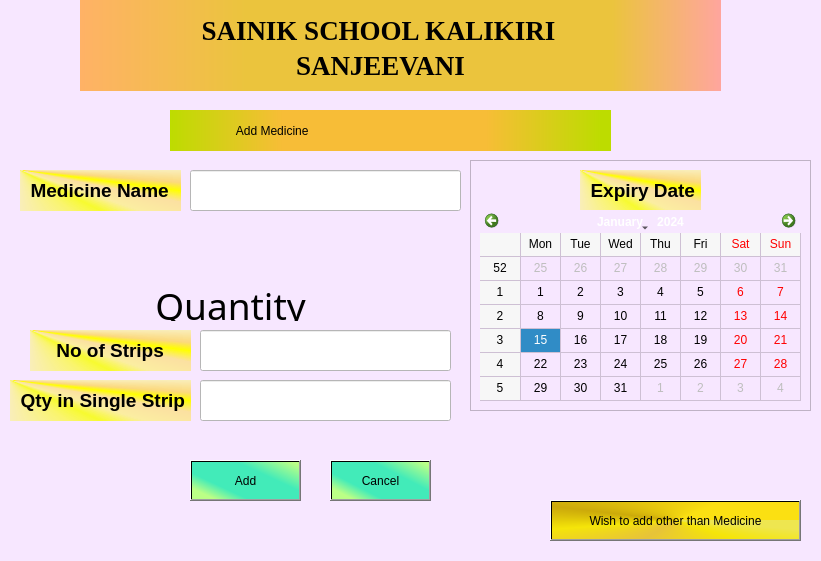
<?xml version="1.0" encoding="UTF-8"?>
<ui version="4.0">
 <class>add_medicine</class>
 <widget class="QMainWindow" name="add_medicine">
  <property name="geometry">
   <rect>
    <x>0</x>
    <y>0</y>
    <width>821</width>
    <height>561</height>
   </rect>
  </property>
  <property name="font">
   <font>
    <family>Arial</family>
    <pointsize>12</pointsize>
   </font>
  </property>
  <property name="windowTitle">
   <string>MainWindow</string>
  </property>
  <property name="styleSheet">
   <string notr="true">background-color: rgb(247, 231, 255);</string>
  </property>
  <widget class="QWidget" name="centralwidget">
   <widget class="QLabel" name="school_logo">
    <property name="geometry">
     <rect>
      <x>0</x>
      <y>0</y>
      <width>81</width>
      <height>91</height>
     </rect>
    </property>
    <property name="styleSheet">
     <string notr="true">image: url(:/img_school_logo/img_school_logo.jpg);</string>
    </property>
    <property name="text">
     <string/>
    </property>
   </widget>
   <widget class="QLabel" name="medicine_name">
    <property name="geometry">
     <rect>
      <x>20</x>
      <y>170</y>
      <width>161</width>
      <height>41</height>
     </rect>
    </property>
    <property name="font">
     <font>
      <family>Arial</family>
      <pointsize>14</pointsize>
      <weight>75</weight>
      <bold>true</bold>
     </font>
    </property>
    <property name="styleSheet">
     <string notr="true">background-color: qconicalgradient(cx:0, cy:0, angle:135, stop:0 rgba(255, 255, 0, 69), stop:0.375 rgba(255, 255, 0, 69), stop:0.423533 rgba(251, 255, 0, 145), stop:0.45 rgba(247, 255, 0, 208), stop:0.477581 rgba(255, 244, 71, 130), stop:0.518717 rgba(255, 218, 71, 130), stop:0.55 rgba(255, 255, 0, 255), stop:0.57754 rgba(255, 203, 0, 130), stop:0.625 rgba(255, 255, 0, 69), stop:1 rgba(255, 255, 0, 69));</string>
    </property>
    <property name="text">
     <string>  Medicine Name</string>
    </property>
   </widget>
   <widget class="QLineEdit" name="medicine_name_entry">
    <property name="geometry">
     <rect>
      <x>190</x>
      <y>170</y>
      <width>271</width>
      <height>41</height>
     </rect>
    </property>
    <property name="styleSheet">
     <string notr="true">font: 12pt &quot;Arial&quot;;
background-color: rgb(255, 255, 255);</string>
    </property>
   </widget>
   <widget class="QLabel" name="sanjeevani_logo">
    <property name="geometry">
     <rect>
      <x>720</x>
      <y>0</y>
      <width>101</width>
      <height>91</height>
     </rect>
    </property>
    <property name="styleSheet">
     <string notr="true">image: url(:/img_sanjeevani/img_sanjeevani.png);</string>
    </property>
    <property name="text">
     <string/>
    </property>
   </widget>
   <widget class="QLabel" name="heading_1">
    <property name="geometry">
     <rect>
      <x>80</x>
      <y>0</y>
      <width>641</width>
      <height>61</height>
     </rect>
    </property>
    <property name="font">
     <font>
      <family>Georgia</family>
      <pointsize>20</pointsize>
      <weight>75</weight>
      <bold>true</bold>
     </font>
    </property>
    <property name="styleSheet">
     <string notr="true">background-color: qlineargradient(spread:pad, x1:0.019, y1:0.317, x2:1, y2:0, stop:0 rgba(255, 178, 102, 255), stop:0.198058 rgba(235, 196, 61, 255), stop:0.685437 rgba(235, 196, 61, 255), stop:0.98 rgba(255, 134, 126, 255), stop:1 rgba(0, 0, 0, 0));
background-color: qlineargradient(spread:reflect, x1:0, y1:0, x2:1, y2:0, stop:0 rgba(255, 178, 102, 255), stop:0.259414 rgba(235, 196, 61, 255), stop:0.828452 rgba(235, 196, 61, 255), stop:1 rgba(255, 165, 159, 255));</string>
    </property>
    <property name="text">
     <string>                  SAINIK SCHOOL KALIKIRI</string>
    </property>
   </widget>
   <widget class="QLabel" name="heading_2">
    <property name="geometry">
     <rect>
      <x>80</x>
      <y>40</y>
      <width>641</width>
      <height>51</height>
     </rect>
    </property>
    <property name="font">
     <font>
      <family>Georgia</family>
      <pointsize>20</pointsize>
      <weight>75</weight>
      <bold>true</bold>
     </font>
    </property>
    <property name="styleSheet">
     <string notr="true">background-color: qlineargradient(spread:pad, x1:0.019, y1:0.317, x2:1, y2:0, stop:0 rgba(255, 178, 102, 255), stop:0.198058 rgba(235, 196, 61, 255), stop:0.685437 rgba(235, 196, 61, 255), stop:0.98 rgba(255, 134, 126, 255), stop:1 rgba(0, 0, 0, 0));
background-color: qlineargradient(spread:reflect, x1:0, y1:0, x2:1, y2:0, stop:0 rgba(255, 178, 102, 255), stop:0.259414 rgba(235, 196, 61, 255), stop:0.828452 rgba(235, 196, 61, 255), stop:1 rgba(255, 165, 159, 255));</string>
    </property>
    <property name="text">
     <string>                                SANJEEVANI</string>
    </property>
   </widget>
   <widget class="QLabel" name="expiry_date">
    <property name="geometry">
     <rect>
      <x>580</x>
      <y>170</y>
      <width>121</width>
      <height>41</height>
     </rect>
    </property>
    <property name="font">
     <font>
      <family>Arial</family>
      <pointsize>14</pointsize>
      <weight>75</weight>
      <bold>true</bold>
     </font>
    </property>
    <property name="styleSheet">
     <string notr="true">background-color: qconicalgradient(cx:0, cy:0, angle:135, stop:0 rgba(255, 255, 0, 69), stop:0.375 rgba(255, 255, 0, 69), stop:0.423533 rgba(251, 255, 0, 145), stop:0.45 rgba(247, 255, 0, 208), stop:0.477581 rgba(255, 244, 71, 130), stop:0.518717 rgba(255, 218, 71, 130), stop:0.55 rgba(255, 255, 0, 255), stop:0.57754 rgba(255, 203, 0, 130), stop:0.625 rgba(255, 255, 0, 69), stop:1 rgba(255, 255, 0, 69));</string>
    </property>
    <property name="text">
     <string>  Expiry Date</string>
    </property>
   </widget>
   <widget class="QLabel" name="add_medicine_heading">
    <property name="geometry">
     <rect>
      <x>170</x>
      <y>110</y>
      <width>441</width>
      <height>41</height>
     </rect>
    </property>
    <property name="styleSheet">
     <string notr="true">background-color: qlineargradient(spread:pad, x1:0, y1:0, x2:1, y2:0, stop:0 rgba(189, 220, 0, 255), stop:0.255282 rgba(247, 189, 55, 255), stop:0.714822 rgba(247, 189, 55, 255), stop:0.975352 rgba(189, 220, 0, 255));
font: 75 20pt &quot;Times New Roman&quot;;</string>
    </property>
    <property name="text">
     <string>                    Add Medicine</string>
    </property>
   </widget>
   <widget class="QLabel" name="quantity">
    <property name="geometry">
     <rect>
      <x>10</x>
      <y>280</y>
      <width>441</width>
      <height>41</height>
     </rect>
    </property>
    <property name="font">
     <font>
      <family>Baskerville Old Face</family>
      <pointsize>28</pointsize>
      <weight>50</weight>
      <italic>false</italic>
      <bold>false</bold>
     </font>
    </property>
    <property name="styleSheet">
     <string notr="true">background-color: qlineargradient(spread:pad, x1:0, y1:0, x2:1, y2:0, stop:0 rgba(245, 224, 176, 255), stop:0.09 rgba(246, 189, 237, 255), stop:0.14 rgba(194, 207, 246, 255), stop:0.19 rgba(184, 160, 168, 255), stop:0.25 rgba(171, 186, 248, 255), stop:0.32 rgba(243, 248, 224, 255), stop:0.385 rgba(249, 162, 183, 255), stop:0.47 rgba(100, 115, 124, 255), stop:0.58 rgba(251, 205, 202, 255), stop:0.65 rgba(170, 128, 185, 255), stop:0.75 rgba(252, 222, 204, 255), stop:0.805 rgba(206, 122, 218, 255), stop:0.86 rgba(254, 223, 175, 255), stop:0.91 rgba(254, 236, 244, 255), stop:1 rgba(255, 191, 221, 255));
font: 28pt &quot;Baskerville Old Face&quot;;</string>
    </property>
    <property name="text">
     <string>&lt;html&gt;&lt;head/&gt;&lt;body&gt;&lt;p align=&quot;center&quot;&gt; Quantity&lt;/p&gt;&lt;/body&gt;&lt;/html&gt;</string>
    </property>
   </widget>
   <widget class="QPushButton" name="add_button">
    <property name="geometry">
     <rect>
      <x>190</x>
      <y>460</y>
      <width>111</width>
      <height>41</height>
     </rect>
    </property>
    <property name="styleSheet">
     <string notr="true">background-color: qlineargradient(spread:pad, x1:0.00636132, y1:0.722, x2:0.975827, y2:0, stop:0 rgba(187, 255, 134, 255), stop:0.204835 rgba(66, 235, 185, 255), stop:0.629771 rgba(66, 235, 185, 255), stop:0.969466 rgba(187, 255, 134, 255));
font: 22pt &quot;Gabriola&quot;;</string>
    </property>
    <property name="text">
     <string>Add</string>
    </property>
   </widget>
   <widget class="QPushButton" name="cancel_button">
    <property name="geometry">
     <rect>
      <x>330</x>
      <y>460</y>
      <width>101</width>
      <height>41</height>
     </rect>
    </property>
    <property name="styleSheet">
     <string notr="true">background-color: qlineargradient(spread:pad, x1:0.00636132, y1:0.722, x2:0.975827, y2:0, stop:0 rgba(187, 255, 134, 255), stop:0.204835 rgba(66, 235, 185, 255), stop:0.629771 rgba(66, 235, 185, 255), stop:0.969466 rgba(187, 255, 134, 255));
font: 22pt &quot;Gabriola&quot;;</string>
    </property>
    <property name="text">
     <string>Cancel</string>
    </property>
   </widget>
   <widget class="QLabel" name="no_of_strips">
    <property name="geometry">
     <rect>
      <x>30</x>
      <y>330</y>
      <width>161</width>
      <height>41</height>
     </rect>
    </property>
    <property name="font">
     <font>
      <family>Arial</family>
      <pointsize>14</pointsize>
      <weight>75</weight>
      <bold>true</bold>
     </font>
    </property>
    <property name="styleSheet">
     <string notr="true">background-color: qconicalgradient(cx:0, cy:0, angle:135, stop:0 rgba(255, 255, 0, 69), stop:0.375 rgba(255, 255, 0, 69), stop:0.423533 rgba(251, 255, 0, 145), stop:0.45 rgba(247, 255, 0, 208), stop:0.477581 rgba(255, 244, 71, 130), stop:0.518717 rgba(255, 218, 71, 130), stop:0.55 rgba(255, 255, 0, 255), stop:0.57754 rgba(255, 203, 0, 130), stop:0.625 rgba(255, 255, 0, 69), stop:1 rgba(255, 255, 0, 69));</string>
    </property>
    <property name="text">
     <string>     No of Strips</string>
    </property>
   </widget>
   <widget class="QLabel" name="qty_in_strip">
    <property name="geometry">
     <rect>
      <x>10</x>
      <y>380</y>
      <width>181</width>
      <height>41</height>
     </rect>
    </property>
    <property name="font">
     <font>
      <family>Arial</family>
      <pointsize>14</pointsize>
      <weight>75</weight>
      <bold>true</bold>
     </font>
    </property>
    <property name="styleSheet">
     <string notr="true">background-color: qconicalgradient(cx:0, cy:0, angle:135, stop:0 rgba(255, 255, 0, 69), stop:0.375 rgba(255, 255, 0, 69), stop:0.423533 rgba(251, 255, 0, 145), stop:0.45 rgba(247, 255, 0, 208), stop:0.477581 rgba(255, 244, 71, 130), stop:0.518717 rgba(255, 218, 71, 130), stop:0.55 rgba(255, 255, 0, 255), stop:0.57754 rgba(255, 203, 0, 130), stop:0.625 rgba(255, 255, 0, 69), stop:1 rgba(255, 255, 0, 69));</string>
    </property>
    <property name="text">
     <string>  Qty in Single Strip</string>
    </property>
   </widget>
   <widget class="QLineEdit" name="no_of_strips_entry">
    <property name="geometry">
     <rect>
      <x>200</x>
      <y>330</y>
      <width>251</width>
      <height>41</height>
     </rect>
    </property>
    <property name="styleSheet">
     <string notr="true">font: 12pt &quot;Arial&quot;;
background-color: rgb(255, 255, 255);</string>
    </property>
   </widget>
   <widget class="QLineEdit" name="qty_in_strip_entry">
    <property name="geometry">
     <rect>
      <x>200</x>
      <y>380</y>
      <width>251</width>
      <height>41</height>
     </rect>
    </property>
    <property name="styleSheet">
     <string notr="true">font: 12pt &quot;Arial&quot;;
background-color: rgb(255, 255, 255);</string>
    </property>
   </widget>
   <widget class="QPushButton" name="wish_button">
    <property name="geometry">
     <rect>
      <x>550</x>
      <y>500</y>
      <width>251</width>
      <height>41</height>
     </rect>
    </property>
    <property name="styleSheet">
     <string notr="true">background-color: qconicalgradient(cx:0.5, cy:0.5, angle:0, stop:0.192727 rgba(251, 224, 18, 255), stop:0.394545 rgba(204, 170, 10, 255), stop:0.570909 rgba(245, 229, 9, 255), stop:0.710909 rgba(231, 195, 57, 255), stop:0.82 rgba(245, 229, 9, 255), stop:0.927273 rgba(238, 230, 80, 255));
font: 75 14pt &quot;Times New Roman&quot;;</string>
    </property>
    <property name="text">
     <string>Wish to add other than Medicine</string>
    </property>
   </widget>
   <widget class="QCalendarWidget" name="calendarWidget">
    <property name="geometry">
     <rect>
      <x>480</x>
      <y>210</y>
      <width>321</width>
      <height>191</height>
     </rect>
    </property>
    <property name="gridVisible">
     <bool>true</bool>
    </property>
   </widget>
   <widget class="QFrame" name="frame_calender">
    <property name="geometry">
     <rect>
      <x>470</x>
      <y>160</y>
      <width>341</width>
      <height>251</height>
     </rect>
    </property>
    <property name="frameShape">
     <enum>QFrame::StyledPanel</enum>
    </property>
    <property name="frameShadow">
     <enum>QFrame::Sunken</enum>
    </property>
    <property name="lineWidth">
     <number>9</number>
    </property>
    <property name="midLineWidth">
     <number>1</number>
    </property>
   </widget>
   <zorder>frame_calender</zorder>
   <zorder>school_logo</zorder>
   <zorder>medicine_name</zorder>
   <zorder>medicine_name_entry</zorder>
   <zorder>sanjeevani_logo</zorder>
   <zorder>heading_1</zorder>
   <zorder>heading_2</zorder>
   <zorder>add_medicine_heading</zorder>
   <zorder>quantity</zorder>
   <zorder>add_button</zorder>
   <zorder>cancel_button</zorder>
   <zorder>no_of_strips</zorder>
   <zorder>qty_in_strip</zorder>
   <zorder>no_of_strips_entry</zorder>
   <zorder>qty_in_strip_entry</zorder>
   <zorder>wish_button</zorder>
   <zorder>expiry_date</zorder>
   <zorder>calendarWidget</zorder>
  </widget>
 </widget>
 <resources>
  <include location="../images/img_school_logo.qrc"/>
  <include location="../images/img_sanjeevani.qrc"/>
 </resources>
 <connections>
  <connection>
   <sender>cancel_button</sender>
   <signal>clicked()</signal>
   <receiver>qty_in_strip_entry</receiver>
   <slot>clear()</slot>
   <hints>
    <hint type="sourcelabel">
     <x>394</x>
     <y>484</y>
    </hint>
    <hint type="destinationlabel">
     <x>394</x>
     <y>408</y>
    </hint>
   </hints>
  </connection>
  <connection>
   <sender>cancel_button</sender>
   <signal>clicked()</signal>
   <receiver>no_of_strips_entry</receiver>
   <slot>clear()</slot>
   <hints>
    <hint type="sourcelabel">
     <x>422</x>
     <y>479</y>
    </hint>
    <hint type="destinationlabel">
     <x>417</x>
     <y>365</y>
    </hint>
   </hints>
  </connection>
  <connection>
   <sender>cancel_button</sender>
   <signal>clicked()</signal>
   <receiver>medicine_name_entry</receiver>
   <slot>clear()</slot>
   <hints>
    <hint type="sourcelabel">
     <x>364</x>
     <y>484</y>
    </hint>
    <hint type="destinationlabel">
     <x>363</x>
     <y>199</y>
    </hint>
   </hints>
  </connection>
 </connections>
</ui>
